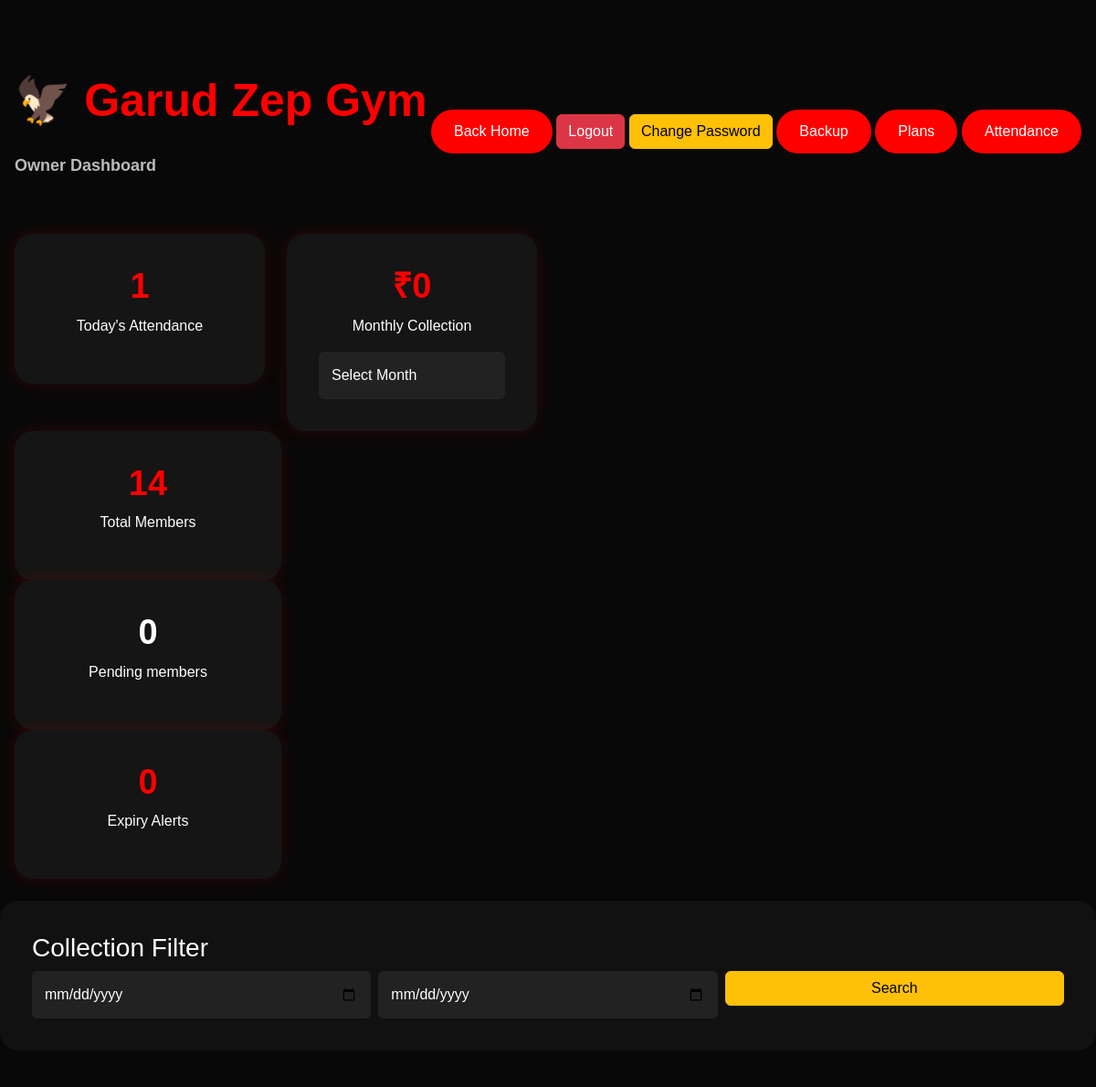
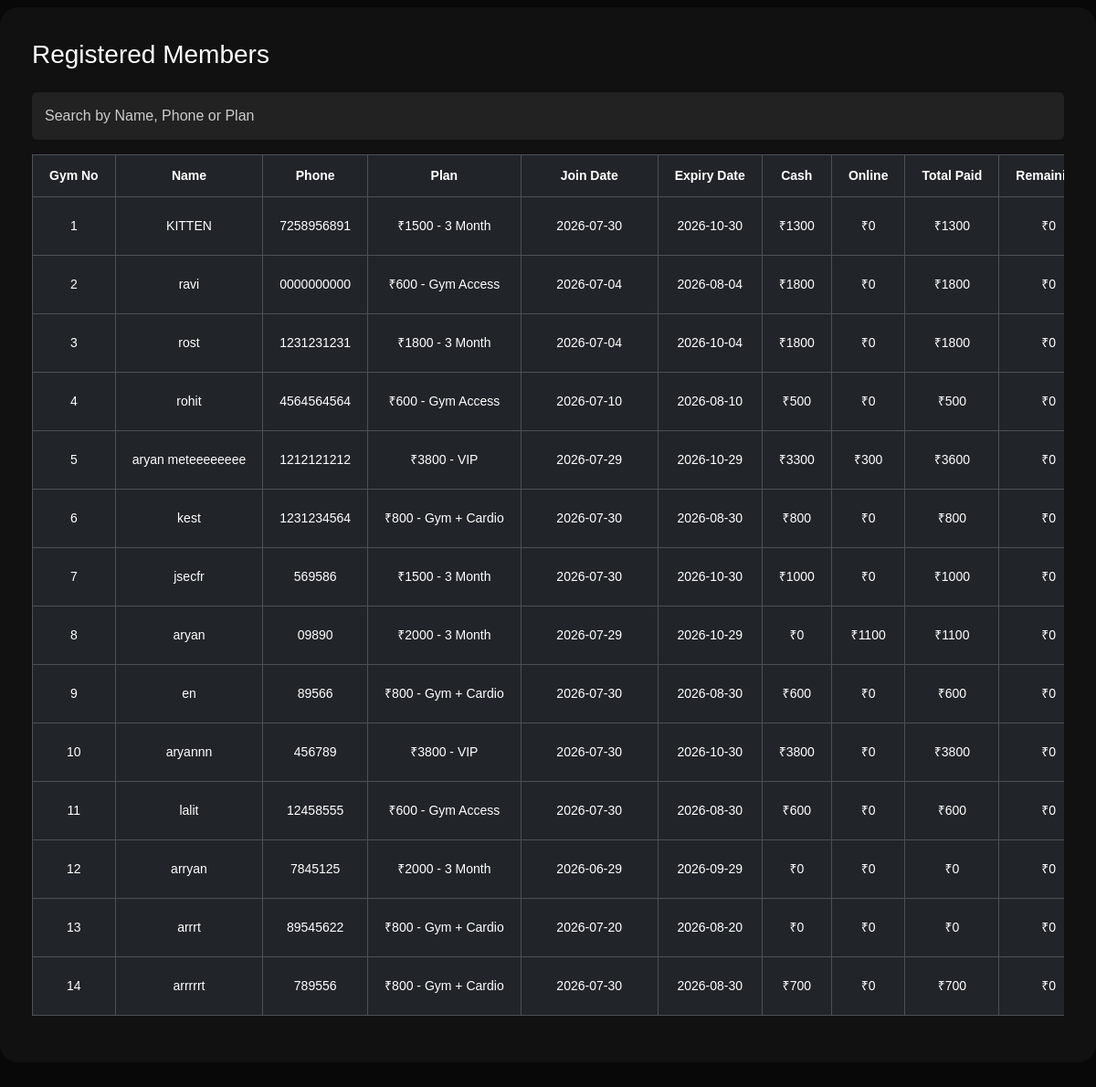
The page /owner-dashboard (signed in) on the database its author committed (2 pictures, top to bottom).
### app.py (models this page shows)
class Member(db.Model):
    id = db.Column(db.Integer, primary_key=True)
    gym_number = db.Column(db.Integer, unique=True)
    name = db.Column(db.String(100))
    phone = db.Column(db.String(20))
    plan = db.Column(db.String(100))
    goal = db.Column(db.String(100))
    join_date = db.Column(db.Date, default=date.today)
    expiry_date = db.Column(db.Date)
    payment_status = db.Column(db.String(20), default="Pending")
    paid_amount = db.Column(db.Integer, default=0)
    remaining_amount = db.Column(db.Integer, default=0)
    discount = db.Column(db.Integer, default=0)
    cash_paid = db.Column(db.Integer, default=0)
    online_paid = db.Column(db.Integer, default=0)
    is_active = db.Column(db.Boolean, default=True)

### app.py (the view, shortened to what this page needs)
@app.route("/owner-dashboard")
def owner_dashboard():
    if not session.get("owner_logged_in"):
        return redirect(url_for("owner_login"))
    members = Member.query.all()
    for member in members:
     if member.expiry_date and member.expiry_date < date.today():
        member.payment_status = "Expired"
        member.is_active = False
        plan = GymPlan.query.filter_by(name=member.plan).first()
        if plan:
            member.paid_amount = 0
            member.cash_paid = 0
            member.online_paid = 0
            member.remaining_amount = max(
                0,
                plan.amount - member.discount
            )
    db.session.commit()
    total_members = Member.query.count()
    pending_members = Member.query.filter(
    Member.remaining_amount > 0
).count()
    expiring_members = Member.query.filter(
        Member.expiry_date.isnot(None),
        Member.expiry_date <= date.today() + timedelta(days=3)
    ).all()
    expiry_alerts = len(expiring_members)
    today_attendance_count = Attendance.query.filter_by(
        date=date.today()
    ).count()
    weekly_collection = sum(
        payment.amount
        for payment in Payment.query.filter(
            Payment.payment_date >= date.today() - timedelta(days=7)
        ).all()
    )
    selected_month = request.args.get("month", type=int)
    if selected_month:
        monthly_collection = sum(
            payment.amount
            for payment in Payment.query.filter(
                db.extract("month", Payment.payment_date) == selected_month,
                db.extract("year", Payment.payment_date) == date.today().year
            ).all()
        )
    else:
        monthly_collection = 0
    yearly_collection = sum(
        payment.amount
        for payment in Payment.query.filter(
            Payment.payment_date >= date.today() - timedelta(days=365)
        ).all()
    )
    total_fees = sum(
        payment.amount
        for payment in Payment.query.all()
    )
    start_date = request.args.get("start_date")
    end_date = request.args.get("end_date")
    filtered_collection = None
    return render_template(
        "owner-dashboard.html",
        members=members,
        total_members=total_members,
        pending_members=pending_members,
        total_fees=total_fees,
        expiry_alerts=expiry_alerts,
        expiring_members=expiring_members,
        today_attendance_count=today_attendance_count,
        weekly_collection=weekly_collection,
        monthly_collection=monthly_collection,
        yearly_collection=yearly_collection,
        current_date=date.today(),
        selected_month=selected_month,
        start_date=start_date,
        end_date=end_date,
        filtered_collection=filtered_collection
    )

### app.py (called while the page is built)
@app.after_request
def add_header(response):
    response.headers["Cache-Control"] = "no-cache, no-store, must-revalidate"
    response.headers["Pragma"] = "no-cache"
    response.headers["Expires"] = "0"
    return response

### templates/owner-dashboard.html (shortened to what this page needs)
<!DOCTYPE html>
<html>
<head>
    <link href="https://cdn.jsdelivr.net/npm/bootstrap@5.3.3/dist/css/bootstrap.min.css" rel="stylesheet">
    <link rel="stylesheet" href="{{ url_for('static', filename='css/style.css') }}">
</head>
<body>
<section class="dashboard-section">
    <div class="container-fluid px-3">
        <div class="d-flex justify-content-between align-items-center mb-4">
            <h2 class="section-title">
🦅 Garud Zep Gym
<br>
<span style="font-size:18px;color:#bbb;">
Owner Dashboard
</span>
</h2>
            <a href="{{ url_for('home') }}"
class="main-btn">
Back Home
</a>
<a href="{{ url_for('owner_logout') }}"
class="btn btn-danger">
Logout
</a>
<a href="{{ url_for('change_password') }}"
class="btn btn-warning">
Change Password
</a>
<a href="{{ url_for('backup') }}"
class="main-btn">
Backup
</a>
<a href="{{ url_for('plans') }}"
class="main-btn">
Plans
</a>
            <a href="{{ url_for('attendance') }}" class="main-btn">
    Attendance
</a>
        </div>
        <div class="row g-4 mt-4">
            <div class="col-md-3">
    <div class="dashboard-card">
        <h3>{{ today_attendance_count }}</h3>
        <p>Today's Attendance</p>
    </div>
</div>
<div class="col-md-3">
    <div class="dashboard-card">
        <h3>₹{{ monthly_collection }}</h3>
<p>Monthly Collection</p>
<form method="GET">
<select
name="month"
class="form-control mt-2"
onchange="this.form.submit()">
<option value="">
Select Month
</option>
</select>
</form>
    </div>
</div>
</div>
            <div class="col-md-3">
                <div class="dashboard-card">
                    <h3>{{ total_members }}</h3>
                    <p>Total Members</p>
                </div>
            </div>
            <div class="col-md-3">
                <div class="dashboard-card">
                    <h3>
<a href="{{ url_for('pending_members') }}"
style="color:white;text-decoration:none;">
{{ pending_members }}
</a>
</h3>
<p>Pending members</p>
                </div>
            </div>
            <div class="col-md-3">
                <div class="dashboard-card">
                   <h3>{{ expiry_alerts }}</h3>
<p>Expiry Alerts</p>
                </div>
            </div>
        </div>
        <div class="dashboard-table mt-4">
<h3>
Collection Filter
</h3>
<form method="GET"
class="row g-2">
<div class="col-md-4">
<input
type="date"
name="start_date"
class="form-control"
value="{{start_date}}">
</div>
<div class="col-md-4">
<input
type="date"
name="end_date"
class="form-control"
value="{{end_date}}">
</div>
<div class="col-md-4">
<button
class="btn btn-warning w-100">
Search
</button>
</div>
</form>
</div>
<div class="dashboard-table mt-5">
            <h3 class="mb-4">Registered Members</h3>
            <input
type="text"
id="searchMember"
class="form-control mb-3"
placeholder="Search by Name, Phone or Plan">
<div class="table-responsive">
            <table class="table table-dark table-hover table-bordered">
                <thead>
                    <tr>
                        <th>Gym No</th>
                        <th>Name</th>
                        <th>Phone</th>
                        <th>Plan</th>
                        <th>Join Date</th>
                        <th>Expiry Date</th>
                        <th>Cash</th>
                        <th>Online</th>
                        <th>Total Paid</th>
                        <th>Remaining</th>
                    </tr>
                </thead>
                <tbody>
{% for member in members %}
<tr id="member-{{ member.id }}" class="
">
    <td>{{ member.gym_number }}</td>
    <td>{{ member.name }}</td>
    <td>{{ member.phone }}</td>
    <td>{{ member.plan }}</td>
    <td>{{ member.join_date }}</td>
    <td>{{ member.expiry_date }}</td>
    <td>₹{{ member.cash_paid }}</td>
<td>₹{{ member.online_paid }}</td>
<td>₹{{ member.paid_amount }}</td>
<td>₹{{ member.remaining_amount }}</td>
</tr>
{% else %}
<tr>
    <td colspan="14" class="text-center">
        No members registered yet.
    </td>
</tr>
{% endfor %}
</tbody>
            </table>
        </div>
        </div>
</section>
</body>
</html>

### static/css/style.css (style rules this page uses)
* { margin: 0; padding: 0; box-sizing: border-box; scroll-behavior: smooth; }
body { background: #080808; color: #fff; font-family: Arial, sans-serif; }
.main-btn { display: inline-block; padding: 14px 35px; background: red; color: #fff; text-decoration: none; border-radius: 40px; transition: background 0.3s ease; }
.section-title { font-size: 50px; font-weight: 700; color: red; }
.form-control { padding: 14px; color: #fff; background: #222; border: none; }
.form-control::placeholder { color: #ccc; opacity: 1; }
.form-control { color: #fff !important; background: #222 !important; }
.dashboard-section { min-height: 100vh; padding: 80px 0; background: #080808; }
.dashboard-card { padding: 35px; text-align: center; background: #151515; border-radius: 20px; box-shadow: 0 0 20px rgba(255, 0, 0, 0.15); }
.dashboard-card h3 { color: red; font-size: 38px; font-weight: 700; }
.dashboard-table { padding: 35px; background: #111; border-radius: 20px; }
.main-btn { background:red; color:white; padding:12px 25px; border:none; border-radius:30px; }
.table-responsive { overflow-x:auto; }
.table-responsive { overflow-x:auto; -webkit-overflow-scrolling:touch; }
.dashboard-table { overflow-x:auto; }
.dashboard-table table { min-width:1500px; width:max-content; }
.table th, .table td { padding:4px 6px; font-size:13px; }
.table { table-layout: fixed; width:100%; }
.table th, .table td { white-space: nowrap; }
.dashboard-table table { table-layout: auto; width: max-content; min-width: 1400px; }
.dashboard-table th, .dashboard-table td { padding:8px; font-size:13px; white-space:nowrap; text-align:center; }
.dashboard-table th:nth-child(1), .dashboard-table td:nth-child(1) { width:70px; }
.dashboard-table th:nth-child(2), .dashboard-table td:nth-child(2) { width:120px; }
.dashboard-table th:nth-child(5), .dashboard-table td:nth-child(5) { width:150px; }
.dashboard-table th, .dashboard-table td { white-space: nowrap; vertical-align: middle; }
.table-responsive { overflow-x: auto; }
.dashboard-table th { white-space:nowrap; padding:12px 18px; font-size:14px; }
.dashboard-table td { white-space:nowrap; padding:12px 18px; font-size:14px; }

### rows shown on the page
Member: gym_number "1", name "KITTEN", phone "7258956891", plan "₹1500 - 3 Month", join_date "2026-07-30", expiry_date "2026-10-30", cash_paid "1300", online_paid "0", paid_amount "1300", remaining_amount "0"
Member: gym_number "2", name "ravi", phone "0000000000", plan "₹600 - Gym Access", join_date "2026-07-04", expiry_date "2026-08-04", cash_paid "1800", online_paid "0", paid_amount "1800", remaining_amount "0"
Member: gym_number "3", name "rost", phone "1231231231", plan "₹1800 - 3 Month", join_date "2026-07-04", expiry_date "2026-10-04", cash_paid "1800", online_paid "0", paid_amount "1800", remaining_amount "0"
Member: gym_number "4", name "rohit", phone "4564564564", plan "₹600 - Gym Access", join_date "2026-07-10", expiry_date "2026-08-10", cash_paid "500", online_paid "0", paid_amount "500", remaining_amount "0"
Member: gym_number "5", name "aryan meteeeeeeee", phone "1212121212", plan "₹3800 - VIP", join_date "2026-07-29", expiry_date "2026-10-29", cash_paid "3300", online_paid "300", paid_amount "3600", remaining_amount "0"
Member: gym_number "6", name "kest", phone "1231234564", plan "₹800 - Gym + Cardio", join_date "2026-07-30", expiry_date "2026-08-30", cash_paid "800", online_paid "0", paid_amount "800", remaining_amount "0"
Member: gym_number "7", name "jsecfr", phone "569586", plan "₹1500 - 3 Month", join_date "2026-07-30", expiry_date "2026-10-30", cash_paid "1000", online_paid "0", paid_amount "1000", remaining_amount "0"
Member: gym_number "8", name "aryan", phone "09890", plan "₹2000 - 3 Month", join_date "2026-07-29", expiry_date "2026-10-29", cash_paid "0", online_paid "1100", paid_amount "1100", remaining_amount "0"
Member: gym_number "9", name "en", phone "89566", plan "₹800 - Gym + Cardio", join_date "2026-07-30", expiry_date "2026-08-30", cash_paid "600", online_paid "0", paid_amount "600", remaining_amount "0"
Member: gym_number "10", name "aryannn", phone "456789", plan "₹3800 - VIP", join_date "2026-07-30", expiry_date "2026-10-30", cash_paid "3800", online_paid "0", paid_amount "3800", remaining_amount "0"
Member: gym_number "11", name "lalit", phone "12458555", plan "₹600 - Gym Access", join_date "2026-07-30", expiry_date "2026-08-30", cash_paid "600", online_paid "0", paid_amount "600", remaining_amount "0"
Member: gym_number "12", name "arryan", phone "7845125", plan "₹2000 - 3 Month", join_date "2026-06-29", expiry_date "2026-09-29", cash_paid "0", online_paid "0", paid_amount "0", remaining_amount "0"
Member: gym_number "13", name "arrrt", phone "89545622", plan "₹800 - Gym + Cardio", join_date "2026-07-20", expiry_date "2026-08-20", cash_paid "0", online_paid "0", paid_amount "0", remaining_amount "0"
Member: gym_number "14", name "arrrrrt", phone "789556", plan "₹800 - Gym + Cardio", join_date "2026-07-30", expiry_date "2026-08-30", cash_paid "700", online_paid "0", paid_amount "700", remaining_amount "0"

### other values the page prints
{{ today_attendance_count }} "1"
{{ monthly_collection }} "0"
{{ total_members }} "14"
{{ pending_members }} "0"
{{ expiry_alerts }} "0"
